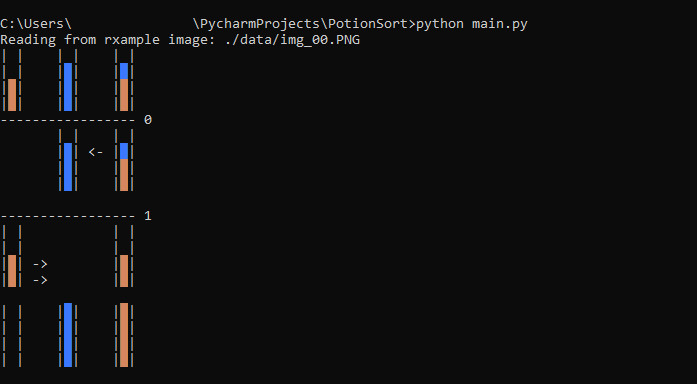
#> input picture data/example.jpg, 697 x 384 px
$ python -i potionDetect.py   (imports and definitions only)
#> lines starting #> are read from the running program, lines starting #| are printed output that depends on the picture; after the words box and inside, x2 and y2 are one past the last pixel; in counts of white or black regions, pixels touching at a corner belong together
import math
from functools import cmp_to_key
from typing import List, Tuple

import cv2 as cv
import numpy as np

from solve.potion import Potion

potion_colors = {
	"k": np.array([228, 140, 233]),
	"r": np.array([201, 91, 87]),
	"o": np.array([233, 129, 53]),
	"i": np.array([238, 183, 98]),
	"y": np.array([253, 244, 117]),
	"l": np.array([114, 207, 115]),
	"g": np.array([56, 129, 34]),
	"s": np.array([81, 180, 231]),
	"b": np.array([78, 115, 225]),
	"p": np.array([148, 90, 187]),
	"w": np.array([150, 115, 90]),
	"e": np.array([153, 153, 153]),
}


def is_contour_potion(img_width, contour):
	min_h = img_width / 4
	x, y, w, h = cv.boundingRect(contour)
	return h > min_h


def find_potions(img, contours):
	potions = []
	potion_liquids = []
	all_liquids = []
	contours.sort(key=cmp_to_key(compare_y_x))

	for i, cnt in enumerate(contours):
		x, y, w, h = cv.boundingRect(cnt)
		img_potion = img[y:y + h, x:x + w]
		liquids = find_potion_colors(img_potion)
		all_liquids += liquids
		potion_liquids.append(liquids)

	liquids_unit = calculate_liquid_unit([liquid[1] for liquid in all_liquids])
	x, y, w, h = cv.boundingRect(contours[0])
	max_capacity = math.floor(h / liquids_unit)

	for i, liquids in enumerate(potion_liquids):
		liquids.reverse()
		potions.append(create_potion(liquids, liquids_unit, max_capacity, i))
	return potions


# [18 lines left out: functions compare_y_x, create_potion, not called in this run]


def calculate_liquid_unit(sizes):
	epsilon = 0.1
	min_size = min(sizes)
	singles = []
	stacks = []
	for elem in sizes:
		if elem / min_size < 1 + epsilon:
			singles.append(elem)
		else:
			stacks.append(elem)
	single_unit = np.mean(singles)
	for elem in stacks:
		count = round(elem / single_unit)
		for i in range(count):
			singles.append(elem / count)
	return np.mean(singles)


# [48 lines left out: functions find_potion_colors, match_color, calc_color_diff, not called in this run]


def numeric_compare(x, y):
	return x - y


def detect_potions(image_path: str):
#> called with image_path = '../data/example.jpg'
	image = cv.imread(image_path)
#> image is the input picture: shape (384, 697, 3); mean B, G, R 16.3, 15.9, 16
	aspect = image.shape[1] / image.shape[0]
#> aspect = 1.82

	image = cv.resize(image, (int(1000 * aspect), 1000), interpolation=cv.INTER_AREA)
#> image: shape (1000, 1815, 3)
	img_w = image.shape[1]
#> img_w = 1815

	blur = cv.bilateralFilter(image, 9, 75, 75)
	gray = cv.cvtColor(blur, cv.COLOR_BGR2GRAY)
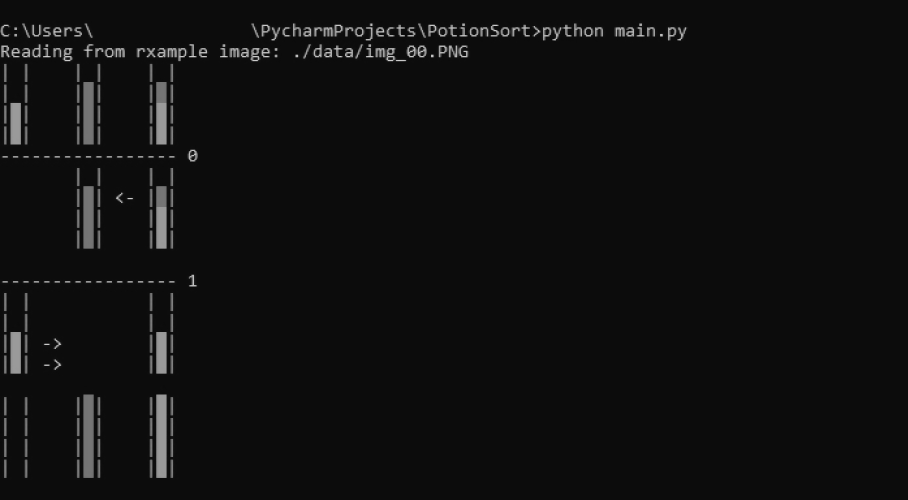
#> gray: shape (1000, 1815) (shown at 1/2 size); min 10, max 208, mean 15.9
	thresh = cv.adaptiveThreshold(gray, 255, cv.ADAPTIVE_THRESH_GAUSSIAN_C, cv.THRESH_BINARY, 7, 2)
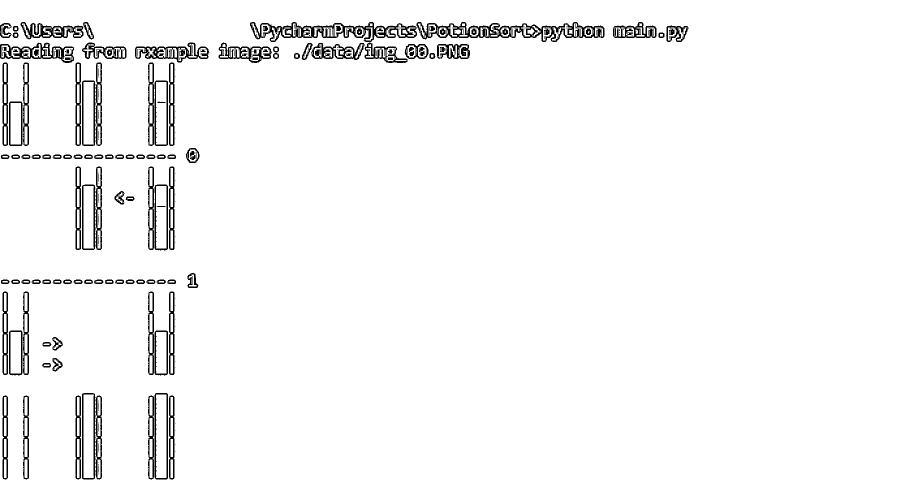
#> thresh: shape (1000, 1815) (shown at 1/2 size); 96.6% white; 264 black regions (145 under 20 px), largest, box (x1, y1, x2, y2) and area: (833, 44, 1209, 84) 5102, (500, 44, 834, 84) 4598, (0, 85, 148, 126) 2231
	# invert image in so findContours doesn't draw one contour around the hole image
	thresh = 255 - thresh
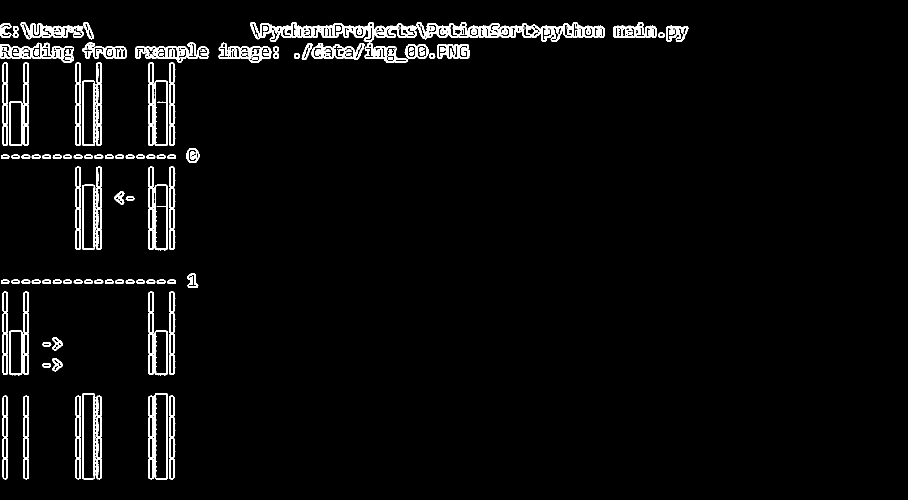
#> thresh: shape (1000, 1815) (shown at 1/2 size); 3.4% white; 264 white regions (145 under 20 px)

	contours, hierarchy = cv.findContours(image=thresh, mode=cv.RETR_EXTERNAL, method=cv.CHAIN_APPROX_NONE)
#> contours = 118 contours, 24 with area under 20; largest, box (x1, y1, x2, y2) and area: (833, 44, 1209, 84) 8343, (500, 44, 834, 84) 7176, (309, 786, 336, 959) 4458, (164, 786, 191, 959) 4368, (0, 85, 148, 126) 3602
	contours = list(filter(lambda c: is_contour_potion(img_w, c), contours))
#> contours = []

	return find_potions(blur, contours)

#> (the run stopped early here; a loop or call above may not have finished)
